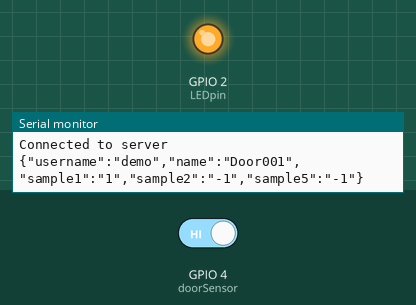
This sketch was run on a simulated ESP8266 (NodeMCU). On the bench: output pins drawn as LEDs (lit = HIGH), the last lines printed to the serial monitor. Inputs (shaded band) come from the test bench; at power-on: GPIO 4 (doorSensor) HIGH. WiFi joins after 1.5 s; servers stay silent unless stated.

Above: at 2.7 s.
2.8 s: GPIO 4 (doorSensor) driven LOW
At 4.0 s:
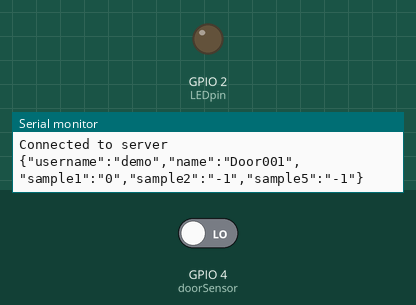
4.3 s: GPIO 4 (doorSensor) driven HIGH
At 5.2 s:
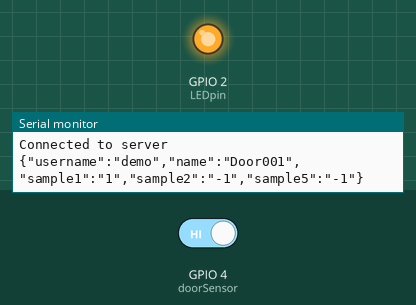
Timing chart, 0 to 7.3 s (numbered marks = the images above; inputs shaded):
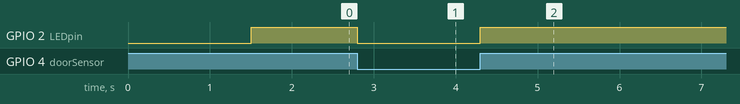

Measured:
- after the input at 2.8 s, GPIO 2 (LEDpin): HIGH → LOW at once
- after the input at 4.3 s, GPIO 2 (LEDpin): LOW → HIGH at once

The sketch:

NodeMCU_Door_wifi_Project_v1.ino
```cpp
#include <ESP8266WiFi.h>
#include "JSON.h"

const int LEDpin = 2;
const int doorSensor = 4;
int doorStatus=0;
String wifiusername = "DIGISOL" , pwd ="";
String username = "demo";
String Device_No = "Door001" ;
int sensorVal1 = -1, sensorVal2 = -1;

String getJSON();

void setup_wifi(){
  Serial.println();
  Serial.print("Connecting to WiFi ");

  WiFi.begin(wifiusername , pwd);

  while (WiFi.status() != WL_CONNECTED) {
    delay(500);
    Serial.print(".");
  }
  Serial.println("");
  Serial.println("WiFi connected");

  // Print the IP address
  Serial.print("Use this URL to connect: ");
  Serial.print("http://");
  Serial.print(WiFi.localIP());
  Serial.println("/");
}
void setup() {
  Serial.begin(115200);
  pinMode(LEDpin , OUTPUT);
  pinMode(doorSensor , INPUT_PULLUP);
  setup_wifi() ;
//  testing LED
//  for (int i=5; i--;){
//    digitalWrite(LEDpin, HIGH);delay(500);
//    digitalWrite(LEDpin, LOW); delay(500);
//  }
}
void loop() {
   if (digitalRead(doorSensor) == HIGH){
      if (doorStatus!=1) { doorStatus=1;
        digitalWrite(LEDpin, HIGH);
        Serial.println("Door Open");
        sensorVal1 = doorStatus;
        String content =  getJSON() ;
        Serial.println( content );
        jsonPOST( content);
      }
   }else{
      if (doorStatus !=0) {
        doorStatus = 0;
        digitalWrite(LEDpin, LOW);
        Serial.println("Door Close");

        sensorVal1 = doorStatus;
        String content =  getJSON() ;
        Serial.println( content );
        jsonPOST( content);
      }
   }

}
//form the JSON string with the available sensor data
String getJSON() {
  String data ;
  data += "{\"username\":\"" + String(username)  + "\",\"name\":\"";
  data += String(Device_No);
  data += "\",\"sample1\":\"";
  data += String( sensorVal1);    //(unsigned char)
  data += "\",\"sample2\":\"";
  data += String(sensorVal2);
  data += "\",\"sample5\":\"";
  int nosample = -1;
  data += String(nosample);
  data += "\"}";
  return data;
}
```

JSON.h
```cpp
void jsonPOST(String content) {
  WiFiClient client;

  if (client.connect("192.168.4.30", 80)) {
      Serial.println("Connected to server");
  // Make the HTTP request
      client.println("POST /iot/testjs.php HTTP/1.1");
      client.println("Host: 192.168.4.30");
      client.println("Accept: */*");
      client.println("Content-Length: " + String(content.length()));
      client.println("Content-Type: application/json");
      client.println();
      client.println(content);

      Serial.println(content);
  }
  delay(1000);
}
```
